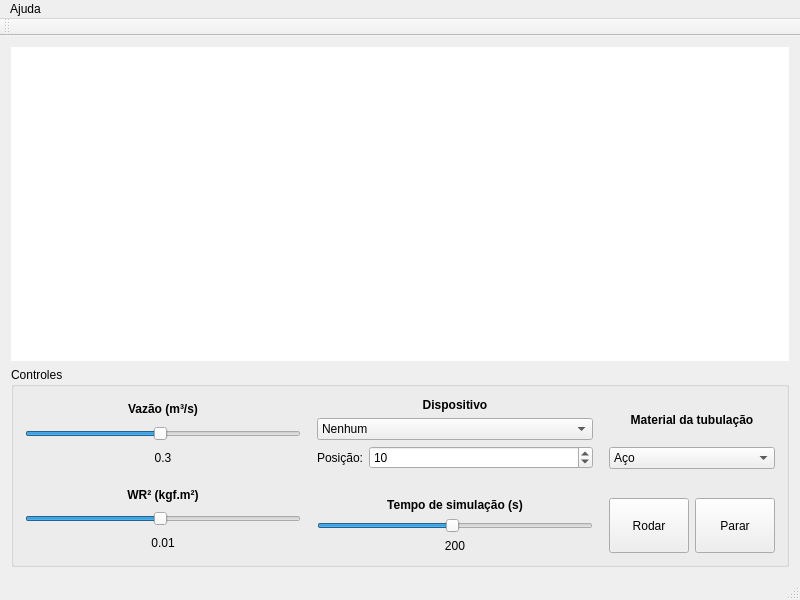
<?xml version="1.0" encoding="UTF-8"?>
<ui version="4.0">
 <class>Janela</class>
 <widget class="QMainWindow" name="Janela">
  <property name="geometry">
   <rect>
    <x>0</x>
    <y>0</y>
    <width>800</width>
    <height>600</height>
   </rect>
  </property>
  <property name="minimumSize">
   <size>
    <width>0</width>
    <height>450</height>
   </size>
  </property>
  <property name="font">
   <font>
    <family>Arial</family>
   </font>
  </property>
  <property name="windowTitle">
   <string>Golpe de Ariete - DEMO</string>
  </property>
  <property name="windowIcon">
   <iconset>
    <normaloff>../../../Desktop/Icone.png</normaloff>../../../Desktop/Icone.png</iconset>
  </property>
  <widget class="QWidget" name="centralWidget">
   <layout class="QVBoxLayout" name="verticalLayout">
    <item>
     <widget class="PlotArea" name="graphicsView">
      <property name="minimumSize">
       <size>
        <width>0</width>
        <height>200</height>
       </size>
      </property>
      <property name="autoFillBackground">
       <bool>false</bool>
      </property>
      <property name="frameShape">
       <enum>QFrame::NoFrame</enum>
      </property>
      <property name="frameShadow">
       <enum>QFrame::Sunken</enum>
      </property>
     </widget>
    </item>
    <item>
     <widget class="QGroupBox" name="groupBox">
      <property name="sizePolicy">
       <sizepolicy hsizetype="Preferred" vsizetype="Fixed">
        <horstretch>0</horstretch>
        <verstretch>0</verstretch>
       </sizepolicy>
      </property>
      <property name="minimumSize">
       <size>
        <width>0</width>
        <height>200</height>
       </size>
      </property>
      <property name="maximumSize">
       <size>
        <width>16777215</width>
        <height>250</height>
       </size>
      </property>
      <property name="title">
       <string>Controles</string>
      </property>
      <layout class="QGridLayout" name="gridLayout_2">
       <item row="0" column="4" colspan="2">
        <layout class="QGridLayout" name="gridLayout">
         <item row="1" column="0">
          <widget class="QComboBox" name="comboBox_Material">
           <item>
            <property name="text">
             <string>Aço</string>
            </property>
           </item>
           <item>
            <property name="text">
             <string>Ferro fundido</string>
            </property>
           </item>
           <item>
            <property name="text">
             <string>Ferro dúctil</string>
            </property>
           </item>
           <item>
            <property name="text">
             <string>PVC</string>
            </property>
           </item>
          </widget>
         </item>
         <item row="0" column="0">
          <widget class="QLabel" name="label_Material">
           <property name="font">
            <font>
             <weight>75</weight>
             <bold>true</bold>
            </font>
           </property>
           <property name="text">
            <string>Material da tubulação</string>
           </property>
           <property name="alignment">
            <set>Qt::AlignCenter</set>
           </property>
          </widget>
         </item>
        </layout>
       </item>
       <item row="2" column="5">
        <widget class="QPushButton" name="pushButton_Parar">
         <property name="sizePolicy">
          <sizepolicy hsizetype="Minimum" vsizetype="Expanding">
           <horstretch>0</horstretch>
           <verstretch>0</verstretch>
          </sizepolicy>
         </property>
         <property name="text">
          <string>Parar</string>
         </property>
        </widget>
       </item>
       <item row="0" column="2">
        <layout class="QFormLayout" name="formLayout">
         <item row="0" column="0" colspan="2">
          <widget class="QLabel" name="label_Dispositivo">
           <property name="font">
            <font>
             <weight>75</weight>
             <bold>true</bold>
            </font>
           </property>
           <property name="text">
            <string>Dispositivo</string>
           </property>
           <property name="alignment">
            <set>Qt::AlignCenter</set>
           </property>
          </widget>
         </item>
         <item row="1" column="0" colspan="2">
          <widget class="QComboBox" name="comboBox_Dispositivos">
           <item>
            <property name="text">
             <string>Nenhum</string>
            </property>
           </item>
           <item>
            <property name="text">
             <string>Chaminé de equilíbrio</string>
            </property>
           </item>
           <item>
            <property name="text">
             <string>Reservatório hidropneumático</string>
            </property>
           </item>
           <item>
            <property name="text">
             <string>TAU</string>
            </property>
           </item>
           <item>
            <property name="text">
             <string>Válvula de Retenção</string>
            </property>
           </item>
           <item>
            <property name="text">
             <string>Ventosa</string>
            </property>
           </item>
          </widget>
         </item>
         <item row="2" column="0">
          <widget class="QLabel" name="label_Posicao">
           <property name="text">
            <string>Posição:</string>
           </property>
          </widget>
         </item>
         <item row="2" column="1">
          <widget class="QSpinBox" name="spinBox_Posicao">
           <property name="minimum">
            <number>1</number>
           </property>
           <property name="maximum">
            <number>19</number>
           </property>
           <property name="value">
            <number>10</number>
           </property>
          </widget>
         </item>
        </layout>
       </item>
       <item row="0" column="3">
        <spacer name="horizontalSpacer_2">
         <property name="orientation">
          <enum>Qt::Horizontal</enum>
         </property>
         <property name="sizeType">
          <enum>QSizePolicy::Fixed</enum>
         </property>
         <property name="sizeHint" stdset="0">
          <size>
           <width>10</width>
           <height>20</height>
          </size>
         </property>
        </spacer>
       </item>
       <item row="1" column="4">
        <spacer name="verticalSpacer_2">
         <property name="orientation">
          <enum>Qt::Vertical</enum>
         </property>
         <property name="sizeHint" stdset="0">
          <size>
           <width>20</width>
           <height>10</height>
          </size>
         </property>
        </spacer>
       </item>
       <item row="0" column="0" rowspan="3">
        <layout class="QVBoxLayout" name="verticalLayout_4">
         <item>
          <layout class="QVBoxLayout" name="verticalLayout_3">
           <item>
            <widget class="QLabel" name="label_Q">
             <property name="font">
              <font>
               <weight>75</weight>
               <bold>true</bold>
              </font>
             </property>
             <property name="text">
              <string>Vazão (m³/s)</string>
             </property>
             <property name="alignment">
              <set>Qt::AlignCenter</set>
             </property>
            </widget>
           </item>
           <item>
            <widget class="DoubleSlider" name="slider_Vazao">
             <property name="minimum">
              <number>1</number>
             </property>
             <property name="maximum">
              <number>101</number>
             </property>
             <property name="value">
              <number>50</number>
             </property>
             <property name="orientation">
              <enum>Qt::Horizontal</enum>
             </property>
            </widget>
           </item>
           <item>
            <widget class="QLabel" name="label_valor_Q">
             <property name="text">
              <string>0.3</string>
             </property>
             <property name="alignment">
              <set>Qt::AlignCenter</set>
             </property>
            </widget>
           </item>
          </layout>
         </item>
         <item>
          <spacer name="verticalSpacer_3">
           <property name="orientation">
            <enum>Qt::Vertical</enum>
           </property>
           <property name="sizeType">
            <enum>QSizePolicy::Fixed</enum>
           </property>
           <property name="sizeHint" stdset="0">
            <size>
             <width>20</width>
             <height>10</height>
            </size>
           </property>
          </spacer>
         </item>
         <item>
          <layout class="QVBoxLayout" name="verticalLayout_2">
           <item>
            <widget class="QLabel" name="label_WR2">
             <property name="font">
              <font>
               <weight>75</weight>
               <bold>true</bold>
              </font>
             </property>
             <property name="text">
              <string>WR² (kgf.m²)</string>
             </property>
             <property name="alignment">
              <set>Qt::AlignCenter</set>
             </property>
            </widget>
           </item>
           <item>
            <widget class="DoubleSlider" name="slider_WR2">
             <property name="minimum">
              <number>1</number>
             </property>
             <property name="maximum">
              <number>101</number>
             </property>
             <property name="value">
              <number>50</number>
             </property>
             <property name="orientation">
              <enum>Qt::Horizontal</enum>
             </property>
            </widget>
           </item>
           <item>
            <widget class="QLabel" name="label_valor_WR2">
             <property name="text">
              <string>0.01</string>
             </property>
             <property name="alignment">
              <set>Qt::AlignCenter</set>
             </property>
            </widget>
           </item>
          </layout>
         </item>
        </layout>
       </item>
       <item row="2" column="4">
        <widget class="QPushButton" name="pushButton_Rodar">
         <property name="sizePolicy">
          <sizepolicy hsizetype="Minimum" vsizetype="Expanding">
           <horstretch>0</horstretch>
           <verstretch>0</verstretch>
          </sizepolicy>
         </property>
         <property name="text">
          <string>Rodar</string>
         </property>
        </widget>
       </item>
       <item row="2" column="2">
        <layout class="QVBoxLayout" name="verticalLayout_5">
         <item>
          <widget class="QLabel" name="label_Tempo">
           <property name="font">
            <font>
             <weight>75</weight>
             <bold>true</bold>
            </font>
           </property>
           <property name="text">
            <string>Tempo de simulação (s)</string>
           </property>
           <property name="alignment">
            <set>Qt::AlignCenter</set>
           </property>
          </widget>
         </item>
         <item>
          <widget class="DoubleSlider" name="slider_Tempo">
           <property name="minimum">
            <number>1</number>
           </property>
           <property name="maximum">
            <number>101</number>
           </property>
           <property name="value">
            <number>50</number>
           </property>
           <property name="orientation">
            <enum>Qt::Horizontal</enum>
           </property>
          </widget>
         </item>
         <item>
          <widget class="QLabel" name="label_valor_Tempo">
           <property name="text">
            <string>200</string>
           </property>
           <property name="alignment">
            <set>Qt::AlignCenter</set>
           </property>
          </widget>
         </item>
        </layout>
       </item>
       <item row="1" column="2">
        <spacer name="verticalSpacer">
         <property name="orientation">
          <enum>Qt::Vertical</enum>
         </property>
         <property name="sizeType">
          <enum>QSizePolicy::Fixed</enum>
         </property>
         <property name="sizeHint" stdset="0">
          <size>
           <width>20</width>
           <height>10</height>
          </size>
         </property>
        </spacer>
       </item>
       <item row="0" column="1">
        <spacer name="horizontalSpacer">
         <property name="orientation">
          <enum>Qt::Horizontal</enum>
         </property>
         <property name="sizeType">
          <enum>QSizePolicy::Fixed</enum>
         </property>
         <property name="sizeHint" stdset="0">
          <size>
           <width>10</width>
           <height>20</height>
          </size>
         </property>
        </spacer>
       </item>
      </layout>
     </widget>
    </item>
   </layout>
  </widget>
  <widget class="QMenuBar" name="menuBar">
   <property name="geometry">
    <rect>
     <x>0</x>
     <y>0</y>
     <width>800</width>
     <height>26</height>
    </rect>
   </property>
   <widget class="QMenu" name="menuAjuda">
    <property name="title">
     <string>Ajuda</string>
    </property>
    <addaction name="actionSobre"/>
   </widget>
   <addaction name="menuAjuda"/>
  </widget>
  <widget class="QToolBar" name="mainToolBar">
   <attribute name="toolBarArea">
    <enum>TopToolBarArea</enum>
   </attribute>
   <attribute name="toolBarBreak">
    <bool>false</bool>
   </attribute>
  </widget>
  <widget class="QStatusBar" name="statusBar"/>
  <action name="actionSobre">
   <property name="text">
    <string>Sobre</string>
   </property>
  </action>
 </widget>
 <layoutdefault spacing="6" margin="11"/>
 <customwidgets>
  <customwidget>
   <class>PlotArea</class>
   <extends>QGraphicsView</extends>
   <header>plotarea.h</header>
  </customwidget>
  <customwidget>
   <class>DoubleSlider</class>
   <extends>QSlider</extends>
   <header>doubleslider.h</header>
  </customwidget>
 </customwidgets>
 <resources/>
 <connections/>
</ui>
